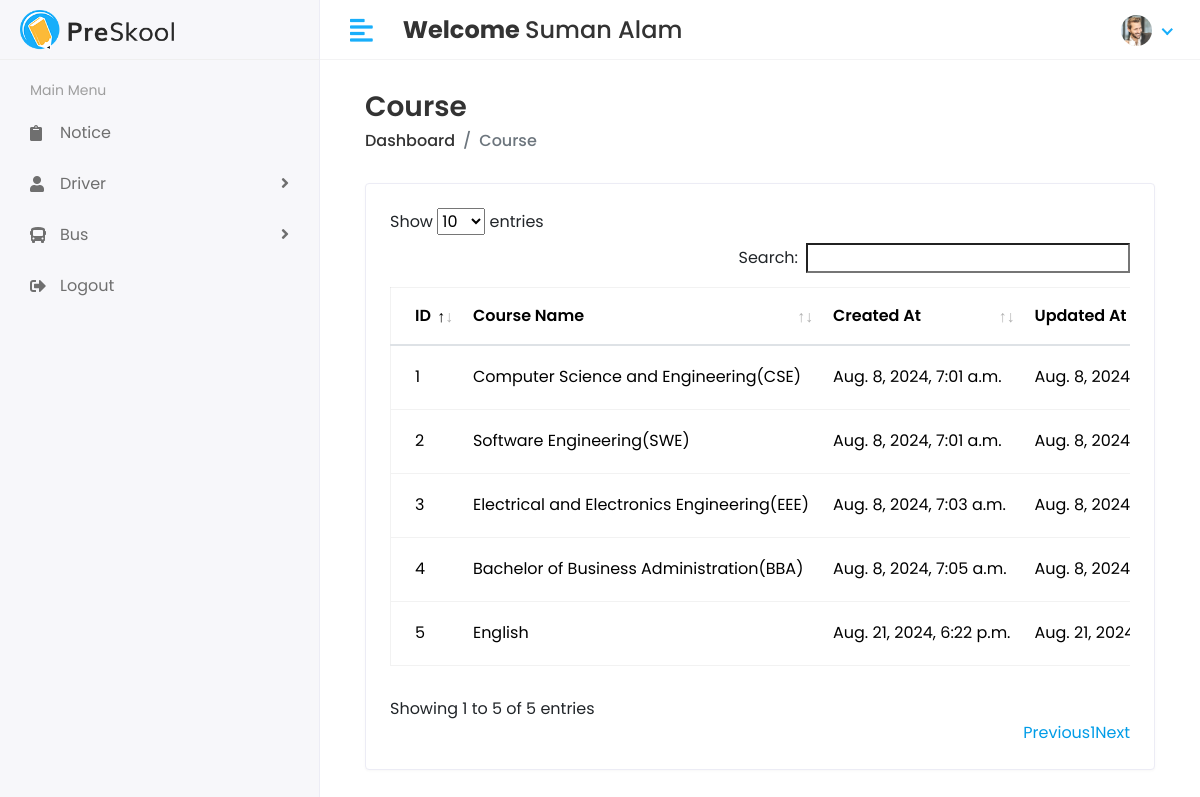
Screenshot of /Hod/course/view (signed in) with the database file from the repository.
### app/models.py (models this page shows, shortened)
class CustomUser(AbstractUser):
    USER = (
        (1, "HOD"),
        (2, "Student"),
        (3, "Stuff"),
    )
    user_type = models.CharField(choices=USER, max_length=50, default=1)
    profile_pic = models.ImageField(upload_to='profile_pic')

class Course(models.Model):
    name = models.CharField(max_length=100)
    created_at = models.DateTimeField(auto_now_add=True)
    updated_at = models.DateTimeField(auto_now=True)

### app/Hod_views.py (the view)
# urls.py: path('Hod/course/view', Hod_views.course_view, name='course_view'),
@login_required(login_url='/')
def course_view(request):
    courses = Course.objects.all()
    return render(request, 'Hod/view_course.html', {'course': courses})

### templates/Hod/view_course.html (shortened to what this page needs)
{% extends 'base.html' %}
{% block content %}
  <div class="content container-fluid">
    <div class="page-header">
      <div class="row align-items-center">
        <div class="col">
          <h3 class="page-title">Course</h3>
          <ul class="breadcrumb">
            <li class="breadcrumb-item">
              <a>Dashboard</a>
            </li>
            <li class="breadcrumb-item active">Course</li>
          </ul>
        </div>
      </div>
    </div>
    <div class="row">
      <div class="col-sm-12">
        <div class="card card-table">
          <div class="card-body">
            <div class="table-responsive">
              <table id="table_id" class="table table-hover table-center mb-0">
                <thead>
                  <tr>
                    <th>ID</th>
                    <th>Course Name</th>
                    <th>Created At</th>
                    <th>Updated At</th>
                  </tr>
                </thead>
                <tbody>
                  {% for course in course %}
                    <tr>
                      <td>{{ forloop.counter }}</td>
                      <td>{{ course.name }}</td>
                      <td>{{ course.created_at }}</td>
                      <td>{{ course.updated_at }}</td>
                    </tr>
                  {% endfor %}
                </tbody>
              </table>
            </div>
          </div>
        </div>
      </div>
    </div>
  </div>
{% endblock %}

### templates/includes/header.html (shortened to what this page needs)
{% load static %}
<div class="header">
    <div class="header-left">
      <span class="logo"><img src="{% static "assets/img/logo.png" %}" alt="Logo" /></span>
    </div>
    <a href="javascript:void(0);" id="toggle_btn"><i class="fas fa-align-left"></i></a>
    <div class="top-nav-search mt-3">
      <h4><strong>Welcome&nbsp;</strong><span>{{user.first_name}} {{user.last_name}}</span></h4>
    </div>
    <ul class="nav user-menu">
      <li class="nav-item dropdown has-arrow">
        <a href="#" class="dropdown-toggle nav-link" data-toggle="dropdown"><span class="user-img">
        {% if user.profile_pic %}
          <img class="rounded-circle" src="{{ user.profile_pic.url }}" width="31" alt="{{user.username}}" />
          {% else %}
          <img class="rounded-circle" src="{% static "assets/img/pp.jpg" %}" width="31" alt="{{user.username}}" />
          {% endif %}
        </span></a>
      </li>
    </ul>
  </div>

### static/assets/css/style.css (style rules this page uses)
html { height: 100%; }
body { background-color: #fff; color: #333; font-family: 'Poppins', sans-serif; font-size: 1rem; height: 100%; line-height: 1.5; overflow-x: hidden; }
h1, h2, h3, h4, h5, h6 { font-family: 'Poppins', sans-serif; margin-top: 0; }
a { color: #009ce7; }
input, button, a { transition: all 0.4s ease; -moz-transition: all 0.4s ease; -o-transition: all 0.4s ease; -ms-transition: all 0.4s ease; -webkit-transition: all 0.4s ease; }
ul, ol { padding: 0px; list-style: none; }
.table { color: #333; max-width: 100%; margin-bottom: 0; width: 100%; }
.table.dataTable { border-collapse: collapse !important; border: 1px solid rgba(0, 0, 0, 0.05); }
.table thead tr th { font-weight: 600; }
.table tbody tr { border-bottom: 1px solid rgba(0, 0, 0, 0.05); }
.table.table-center td, .table.table-center th { vertical-align: middle; }
.card-table .card-body .table > thead > tr > th { border-top: 0; }
.card-table .card-body .table tr td:first-child, .card-table .card-body .table tr th:first-child { padding-left: 1.5rem; }
.card-table .table td, .card-table .table th { border-top: 1px solid #e2e5e8; padding: 1rem 0.75rem; white-space: nowrap; }
.card { border: 1px solid #ececf5; box-shadow: 0 1px 3px 0 rgba(0, 0, 0, 0.03); margin-bottom: 1.875rem; }
.card-body { padding: 1.5rem; }
.header { background-color: #fff; border-bottom: 1px solid #f3f3f4; left: 0; position: fixed; right: 0; top: 0; z-index: 1001; height: 60px; }
.header .header-left { float: left; height: 60px; padding: 0 20px; position: relative; width: 320px; z-index: 1; transition: all 0.2s ease-in-out; background-color: #f7f7fa; border-bottom: 1px solid #efefef; border-right: 1px solid #ececf5; display: flex; align-items: center; }
.header .header-left .logo { display: inline-block; line-height: 60px; }
.header .header-left .logo img { max-height: 40px; width: auto; }
.header .dropdown-toggle:after { display: none; }
.header .has-arrow .dropdown-toggle:after { border-top: 0; border-left: 0; border-bottom: 2px solid #18aefa; border-right: 2px solid #18aefa; content: ''; height: 8px; display: inline-block; pointer-events: none; -webkit-transform-origin: 66% 66%; -ms-transform-origin: 66% 66%; transform-origin: 66% 66%; -webkit-transform: rotate(45deg); -ms-transform: rotate(45deg); transform: rotate(45deg); -webkit-transition: all 0.15s ease-in-out; transition: all 0.15s ease-in-out; width: 8px; vertical-align: 0px; }
.user-menu { float: right; margin: 0; position: relative; z-index: 99; padding-right: 15px; }
.user-menu.nav > li > a { color: #a0a0a0; font-size: 14px; line-height: 58px; padding: 0 15px; height: 60px; }
.user-img { margin-right: 3px; position: relative; }
.top-nav-search { float: left; margin-left: 15px; }
.page-header { margin-bottom: 1.875rem; }
.page-header .breadcrumb { background-color: transparent; color: #6c757d; font-size: 1rem; font-weight: 500; margin-bottom: 0; padding: 0; }
.page-header .breadcrumb a { color: #333; }
.page-title { font-size: 28px; font-weight: 600; color: #333; margin-bottom: 5px; }
@media (min-width: 992px) { #toggle_btn { align-items: center; color: #18aefa; display: inline-flex; float: left; font-size: 26px; height: 60px; justify-content: center; margin-left: 15px; padding: 0 15px; } }

### rows the page displays
CustomUser: first_name "Suman", last_name "Alam", profile_pic (picture)
Course: name "Computer Science and Engineering(CSE)", created_at "Aug. 8, 2024, 7:01 a.m.", updated_at "Aug. 8,…"
Course: name "Software Engineering(SWE)", created_at "Aug. 8, 2024, 7:01 a.m.", updated_at "Aug. 8,…"
Course: name "Electrical and Electronics Engineering(EEE)", created_at "Aug. 8, 2024, 7:03 a.m.", updated_at "Aug. 8,…"
Course: name "Bachelor of Business Administration(BBA)", created_at "Aug. 8, 2024, 7:05 a.m.", updated_at "Aug. 8,…"
Course: name "English", created_at "Aug. 21, 2024, 6:22 p.m.", updated_at "Aug. 21,…"
